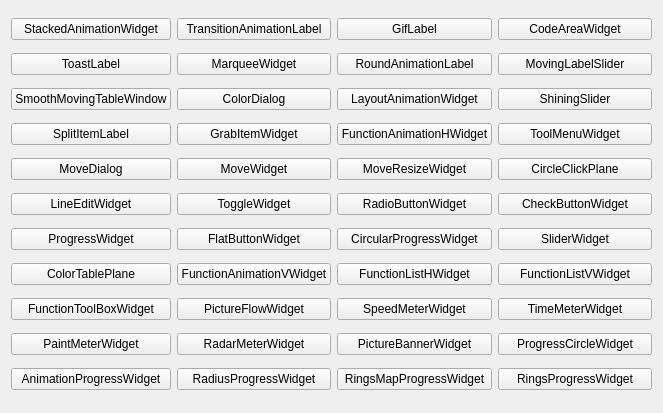
<?xml version="1.0" encoding="UTF-8"?>
<ui version="4.0">
 <class>MainWindow</class>
 <widget class="QMainWindow" name="MainWindow">
  <property name="geometry">
   <rect>
    <x>0</x>
    <y>0</y>
    <width>663</width>
    <height>413</height>
   </rect>
  </property>
  <property name="windowTitle">
   <string>TTKWidgetTools</string>
  </property>
  <property name="windowIcon">
   <iconset resource="../TTKQrc/WidgetTools.qrc">
    <normaloff>:/image/lb_app_logo</normaloff>:/image/lb_app_logo</iconset>
  </property>
  <widget class="QWidget" name="centralWidget">
   <layout class="QGridLayout" name="gridLayout">
    <item row="3" column="1">
     <widget class="QPushButton" name="pushButton_13">
      <property name="text">
       <string>GrabItemWidget</string>
      </property>
     </widget>
    </item>
    <item row="3" column="2">
     <widget class="QPushButton" name="pushButton_14">
      <property name="text">
       <string>FunctionAnimationHWidget</string>
      </property>
     </widget>
    </item>
    <item row="1" column="0">
     <widget class="QPushButton" name="pushButton_4">
      <property name="text">
       <string>ToastLabel</string>
      </property>
     </widget>
    </item>
    <item row="0" column="3">
     <widget class="QPushButton" name="pushButton_3">
      <property name="text">
       <string>CodeAreaWidget</string>
      </property>
     </widget>
    </item>
    <item row="1" column="2">
     <widget class="QPushButton" name="pushButton_6">
      <property name="text">
       <string>RoundAnimationLabel</string>
      </property>
     </widget>
    </item>
    <item row="2" column="2">
     <widget class="QPushButton" name="pushButton_10">
      <property name="text">
       <string>LayoutAnimationWidget</string>
      </property>
     </widget>
    </item>
    <item row="0" column="2">
     <widget class="QPushButton" name="pushButton_2">
      <property name="text">
       <string>GifLabel</string>
      </property>
     </widget>
    </item>
    <item row="2" column="0">
     <widget class="QPushButton" name="pushButton_8">
      <property name="text">
       <string>SmoothMovingTableWindow</string>
      </property>
     </widget>
    </item>
    <item row="2" column="3">
     <widget class="QPushButton" name="pushButton_11">
      <property name="text">
       <string>ShiningSlider</string>
      </property>
     </widget>
    </item>
    <item row="2" column="1">
     <widget class="QPushButton" name="pushButton_9">
      <property name="text">
       <string>ColorDialog</string>
      </property>
     </widget>
    </item>
    <item row="0" column="0">
     <widget class="QPushButton" name="pushButton">
      <property name="text">
       <string>StackedAnimationWidget</string>
      </property>
     </widget>
    </item>
    <item row="1" column="1">
     <widget class="QPushButton" name="pushButton_5">
      <property name="text">
       <string>MarqueeWidget</string>
      </property>
     </widget>
    </item>
    <item row="3" column="0">
     <widget class="QPushButton" name="pushButton_12">
      <property name="text">
       <string>SplitItemLabel</string>
      </property>
     </widget>
    </item>
    <item row="0" column="1">
     <widget class="QPushButton" name="pushButton_1">
      <property name="text">
       <string>TransitionAnimationLabel</string>
      </property>
     </widget>
    </item>
    <item row="1" column="3">
     <widget class="QPushButton" name="pushButton_7">
      <property name="text">
       <string>MovingLabelSlider</string>
      </property>
     </widget>
    </item>
    <item row="13" column="0">
     <widget class="QPushButton" name="pushButton_40">
      <property name="text">
       <string>AnimationProgressWidget</string>
      </property>
     </widget>
    </item>
    <item row="13" column="1">
     <widget class="QPushButton" name="pushButton_41">
      <property name="text">
       <string>RadiusProgressWidget</string>
      </property>
     </widget>
    </item>
    <item row="13" column="2">
     <widget class="QPushButton" name="pushButton_42">
      <property name="text">
       <string>RingsMapProgressWidget</string>
      </property>
     </widget>
    </item>
    <item row="13" column="3">
     <widget class="QPushButton" name="pushButton_43">
      <property name="text">
       <string>RingsProgressWidget</string>
      </property>
     </widget>
    </item>
    <item row="3" column="3">
     <widget class="QPushButton" name="pushButton_15">
      <property name="text">
       <string>ToolMenuWidget</string>
      </property>
     </widget>
    </item>
    <item row="4" column="0">
     <widget class="QPushButton" name="pushButton_16">
      <property name="text">
       <string>MoveDialog</string>
      </property>
     </widget>
    </item>
    <item row="4" column="1">
     <widget class="QPushButton" name="pushButton_17">
      <property name="text">
       <string>MoveWidget</string>
      </property>
     </widget>
    </item>
    <item row="4" column="2">
     <widget class="QPushButton" name="pushButton_18">
      <property name="text">
       <string>MoveResizeWidget</string>
      </property>
     </widget>
    </item>
    <item row="4" column="3">
     <widget class="QPushButton" name="pushButton_19">
      <property name="text">
       <string>CircleClickPlane</string>
      </property>
     </widget>
    </item>
    <item row="5" column="0">
     <widget class="QPushButton" name="pushButton_20">
      <property name="text">
       <string>LineEditWidget</string>
      </property>
     </widget>
    </item>
    <item row="5" column="1">
     <widget class="QPushButton" name="pushButton_21">
      <property name="text">
       <string>ToggleWidget</string>
      </property>
     </widget>
    </item>
    <item row="5" column="2">
     <widget class="QPushButton" name="pushButton_22">
      <property name="text">
       <string>RadioButtonWidget</string>
      </property>
     </widget>
    </item>
    <item row="5" column="3">
     <widget class="QPushButton" name="pushButton_23">
      <property name="text">
       <string>CheckButtonWidget</string>
      </property>
     </widget>
    </item>
    <item row="6" column="0">
     <widget class="QPushButton" name="pushButton_24">
      <property name="text">
       <string>ProgressWidget</string>
      </property>
     </widget>
    </item>
    <item row="6" column="1">
     <widget class="QPushButton" name="pushButton_25">
      <property name="text">
       <string>FlatButtonWidget</string>
      </property>
     </widget>
    </item>
    <item row="6" column="2">
     <widget class="QPushButton" name="pushButton_26">
      <property name="text">
       <string>CircularProgressWidget</string>
      </property>
     </widget>
    </item>
    <item row="6" column="3">
     <widget class="QPushButton" name="pushButton_27">
      <property name="text">
       <string>SliderWidget</string>
      </property>
     </widget>
    </item>
    <item row="7" column="1">
     <widget class="QPushButton" name="pushButton_29">
      <property name="text">
       <string>FunctionAnimationVWidget</string>
      </property>
     </widget>
    </item>
    <item row="7" column="0">
     <widget class="QPushButton" name="pushButton_28">
      <property name="text">
       <string>ColorTablePlane</string>
      </property>
     </widget>
    </item>
    <item row="7" column="2">
     <widget class="QPushButton" name="pushButton_30">
      <property name="text">
       <string>FunctionListHWidget</string>
      </property>
     </widget>
    </item>
    <item row="7" column="3">
     <widget class="QPushButton" name="pushButton_31">
      <property name="text">
       <string>FunctionListVWidget</string>
      </property>
     </widget>
    </item>
    <item row="8" column="1">
     <widget class="QPushButton" name="pushButton_33">
      <property name="text">
       <string>PictureFlowWidget</string>
      </property>
     </widget>
    </item>
    <item row="8" column="0">
     <widget class="QPushButton" name="pushButton_32">
      <property name="text">
       <string>FunctionToolBoxWidget</string>
      </property>
     </widget>
    </item>
    <item row="9" column="2">
     <widget class="QPushButton" name="pushButton_38">
      <property name="text">
       <string>PictureBannerWidget</string>
      </property>
     </widget>
    </item>
    <item row="9" column="3">
     <widget class="QPushButton" name="pushButton_39">
      <property name="text">
       <string>ProgressCircleWidget</string>
      </property>
     </widget>
    </item>
    <item row="8" column="2">
     <widget class="QPushButton" name="pushButton_34">
      <property name="text">
       <string>SpeedMeterWidget</string>
      </property>
     </widget>
    </item>
    <item row="8" column="3">
     <widget class="QPushButton" name="pushButton_35">
      <property name="text">
       <string>TimeMeterWidget</string>
      </property>
     </widget>
    </item>
    <item row="9" column="0">
     <widget class="QPushButton" name="pushButton_36">
      <property name="text">
       <string>PaintMeterWidget</string>
      </property>
     </widget>
    </item>
    <item row="9" column="1">
     <widget class="QPushButton" name="pushButton_37">
      <property name="text">
       <string>RadarMeterWidget</string>
      </property>
     </widget>
    </item>
   </layout>
  </widget>
 </widget>
 <layoutdefault spacing="6" margin="11"/>
 <resources>
  <include location="../TTKQrc/WidgetTools.qrc"/>
 </resources>
 <connections/>
</ui>
